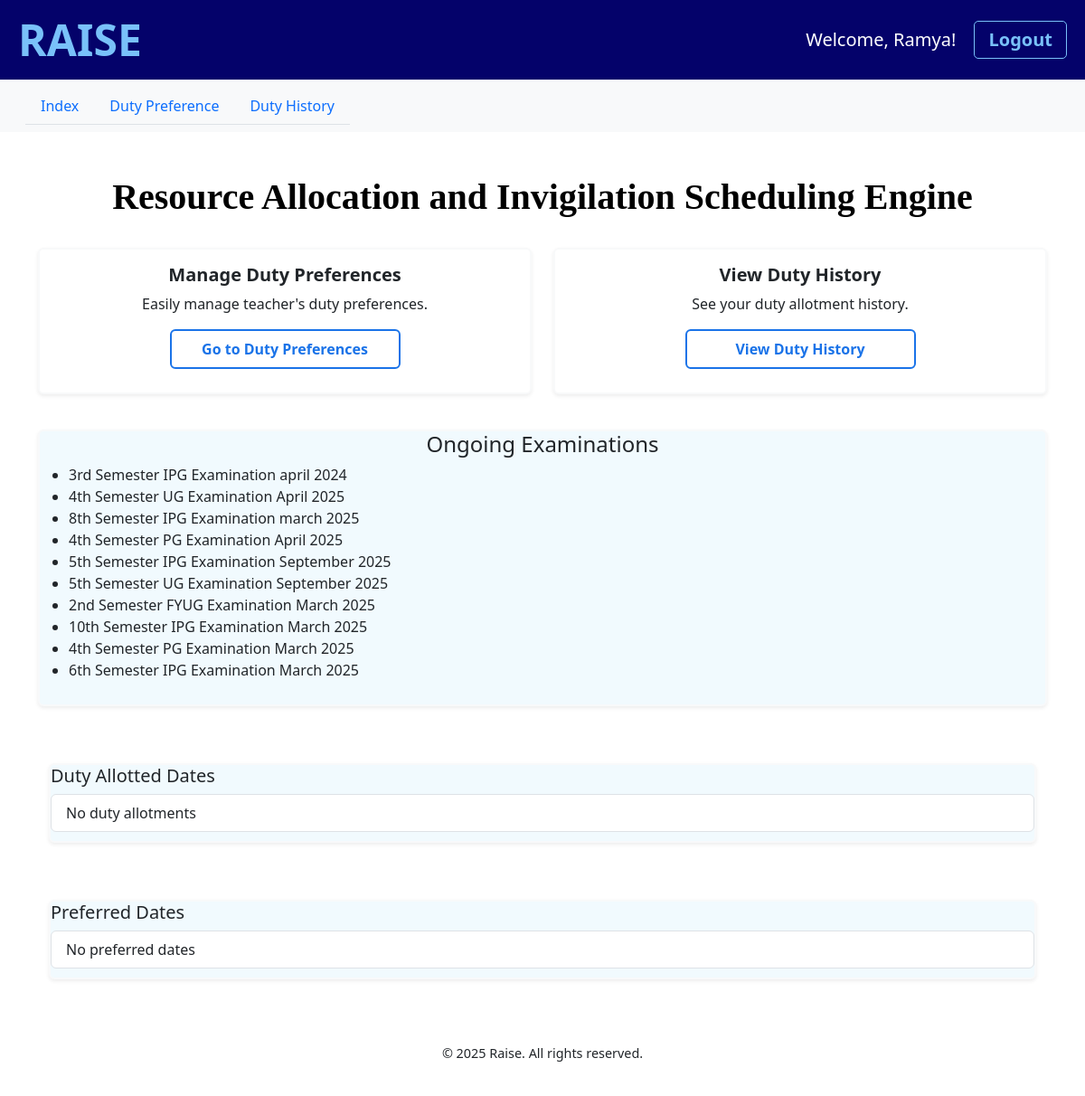
/ (signed in), run on the app's committed database.
### exam/models.py (models this page shows, shortened)
class Exam(models.Model):
    exam_id = models.AutoField(primary_key=True)
    sem = models.IntegerField()
    year = models.IntegerField()
    level = models.CharField(max_length=50)
    active = models.BooleanField(default=True)
    month = models.CharField(max_length=50)

### exam/views.py (the view)
# urls.py: path('', views.index, name='index'),
@login_required()
def index(request):
    return render(request, 'index.html')

### exam/context_processors.py (called while the page is built)
def is_chief(request):
    return {'is_chief': request.user.groups.filter(name='Chief').exists()}

def is_teacher(request):
    context = {'is_teacher': request.user.groups.filter(name='Teacher').exists()}
    if request.user.is_authenticated and context['is_teacher']:
        teacher = request.user.teacher  # Assuming a OneToOne relationship exists
        ongoing_exams = Exam.objects.filter(active=True)
        duty_allotted_dates = DutyAllotment.objects.filter(teacher=teacher)
        preferred_dates = DutyPreference.objects.filter(teacher=teacher)
        context.update({
            'ongoing_exams': ongoing_exams,
            'duty_allotted_dates': duty_allotted_dates,
            'preferred_dates': preferred_dates,
        })
    return context

### templates/index.html (shortened to what this page needs)
{% extends 'base.html' %}
{% block content %}
<div class="container mt-5">
    <div class="row mb-4">
        <div class="col-12 text-center">
            <h1 class="display-4 fw-bold" style="font-family: 'Poppins', Georgia, 'Times New Roman', Times, serif; color: #000000; font-size: 2.5rem;">
                Resource Allocation and Invigilation Scheduling Engine
            </h1>
        </div>
    </div>
        {% if is_teacher %}
        <div class="row">
            <div class="col-md-6 mb-4">
                <div class="card shadow-sm border-light rounded">
                    <div class="card-body">
                        <h5 class="card-title">Manage Duty Preferences</h5>
                        <p class="card-text">Easily manage teacher's duty preferences.</p>
                        <a href="{% url 'preference_list' %}" class="btn btn-primary btn-block">Go to Duty Preferences</a>
                    </div>
                </div>
            </div>
            <div class="col-md-6 mb-4">
                <div class="card shadow-sm border-light rounded">
                    <div class="card-body">
                        <h5 class="card-title">View Duty History</h5>
                        <p class="card-text">See your duty allotment history.</p>
                        <a href="{% url 'duty_history' %}" class="btn btn-primary btn-block">View Duty History</a>
                    </div>
                </div>
            </div>
        </div>
        <div class="row index-cards">
            <div class="col-md-12 mb-4 ongoing-examination-card">
                <div class="cards shadow-sm border-light rounded">
                    <div class="cards-body">
                        <h4 class="cards-title" style="text-align:center">Ongoing Examinations</h4>
                        <ul>
                        {% for exam in ongoing_exams %}
                        <li>
                            {% with exam.sem as semester %}
                            {% if semester == 1 %}
                            {{ semester }}st Semester {{ exam.level }} Examination {{ exam.month }} {{ exam.year }}
                            {% elif semester == 2 %}
                            {{ semester }}nd Semester {{ exam.level }} Examination {{ exam.month }} {{ exam.year }}
                            {% elif semester == 3 %}
                            {{ semester }}rd Semester {{ exam.level }} Examination {{ exam.month }} {{ exam.year }}
                            {% else %}
                            {{ semester }}th Semester {{ exam.level }} Examination {{ exam.month }} {{ exam.year }}
                            {% endif %}
                            {% endwith %}
                        </li>
                        {% empty %}
                        <li>No ongoing examinations</li>
                        {% endfor %}
                        </ul>
                    </div>
                </div>
            </div>
        </div>
        <div class="container mt-4">
            <div class="row">
                <div class="col-12 mb-4 duty-allotment-card">
                    <div class="cards shadow-sm border-light rounded">
                        <div class="cards-body">
                            <h5 class="cards-title text-start">Duty Allotted Dates</h5>
                            <ul class="list-group text-start">
                                {% if duty_allotted_dates %}
                                    {% for date in duty_allotted_dates %}
                                        <li class="list-group-item">{{ date }}</li>
                                    {% endfor %}
                                {% else %}
                                    <li class="list-group-item">No duty allotments</li>
                                {% endif %}
                            </ul>
                        </div>
                    </div>
                </div>
                <div class="col-12 mt-4 duty-preference-card">
                    <div class="cards shadow-sm border-light rounded">
                        <div class="cards-body">
                            <h5 class="cards-title text-start">Preferred Dates</h5>
                            <ul class="list-group text-start">
                                {% if preferred_dates %}
                                    {% for preference in preferred_dates %}
                                        <li class="list-group-item">{{ preference.pref_date }}</li>
                                    {% endfor %}
                                {% else %}
                                    <li class="list-group-item">No preferred dates</li>
                                {% endif %}
                            </ul>
                        </div>
                    </div>
                </div>
            </div>
        </div>
        {% endif %}
    </div>
{% endblock %}

### templates/base.html (shortened to what this page needs)
<!DOCTYPE html>
<html lang="en">
<head>
    <link rel="stylesheet" href="https://cdn.jsdelivr.net/npm/bootstrap@5.3.0/dist/css/bootstrap.min.css">
</head>
<body>
    <header>
        <h1>RAISE</h1>
        <form action="{% url 'logout' %}" method="post" class="logout-form">
            <span class="navbar-text text-white me-3" style="font-size:20px;">Welcome, {{ user.username|title }}!</span>
            <button type="submit" style="font-size:20px;" class="logout-btn">
                <div id="log-text">Logout</div>
            </button>
        </form>
    </header>
    <nav class="navbar navbar-expand-lg navbar-light bg-light">
        <div class="container-fluid">
            <div class="collapse navbar-collapse" id="navbarNav">
                <ul class="nav nav-tabs">
                    <li class="nav-item">
                        <a class="nav-link" href="{% url 'index' %}">Index</a>
                    </li>
                    {% if is_teacher %}
                        <li class="nav-item"><a class="nav-link" href="{% url 'preference_list' %}">Duty Preference</a></li>
                        <li class="nav-item"><a class="nav-link" href="{% url 'duty_history' %}">Duty History</a></li>
                    {% endif %}
                </ul>
            </div>
        </div>
    </nav>
    <main>
        {% block content %}
        {% endblock %}
    </main>
    <footer class="fixed-bottom">
        <div class="bg-white text-dark py-3">
            <div class="container text-center">
                <p class="mb-0" style="font-size: 0.9rem;">&copy; 2025 Raise. All rights reserved.</p>
            </div>
        </div>
    </footer>
</body>
</html>

### templates/base.html (style rules this page uses)
header { background-color: #04026a; color: #79c1f9; padding: 15px 20px; display: flex; align-items: center; justify-content: space-between; }
header h1 { font-size: 3rem; font-weight: bold; margin: 0; }
.logout-form { margin: 0; }
.logout-btn { background-color: transparent; border: 1px solid #79c1f9; color: #79c1f9; font-weight: bold; padding: 5px 15px; border-radius: 5px; cursor: pointer; transition: all 0.3s ease; }
footer { background-color: #e3f2fd; color: #0d47a1; }
.fixed-bottom { position: static; right: 0; bottom: 0; left: 0; z-index: 1030; }

### templates/index.html (style rules this page uses)
.container { padding-bottom: 20px; }
.ongoing-examination-card .cards { background-color: #F1FAFE; }
.duty-allotment-card .cards { background-color: #F1FAFE; }
.duty-preference-card .cards { background-color: #F1FAFE; }
.card { padding-bottom: 10px; margin-bottom: 15px; overflow: visible; text-align: center; border: 2px solid #1a73e8; background-color: white; }
.cards { padding-bottom: 10px; margin-bottom: 15px; overflow: visible; border: 2px solid #1a73e8; background-color: white; }
.card-body { display: flex; flex-direction: column; justify-content: center; align-items: center; text-align: center; height: 100%; }
.card-title { font-size: 1.25rem; font-weight: bold; text-align: center; }
.card-text { font-size: 1rem; text-align: center; }
.card a.btn { display: block; width: 50%; padding: 8px; background-color: white; border: 2px solid #1a73e8; color: #1a73e8; font-weight: bold; transition: all 0.3s ease-in-out; }

### data on the page
Exam: sem "3", level "IPG", month "april", year "2024"
Exam: sem "4", level "UG", month "April", year "2025"
Exam: sem "8", level "IPG", month "march", year "2025"
Exam: sem "4", level "PG", month "April", year "2025"
Exam: sem "5", level "IPG", month "September", year "2025"
Exam: sem "5", level "UG", month "September", year "2025"
Exam: sem "2", level "FYUG", month "March", year "2025"
Exam: sem "10", level "IPG", month "March", year "2025"
Exam: sem "4", level "PG", month "March", year "2025"
Exam: sem "6", level "IPG", month "March", year "2025"

### other printed values
{{ user.username|title }} "Ramya"
